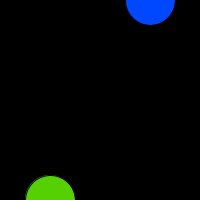
Frame 1 (no input)
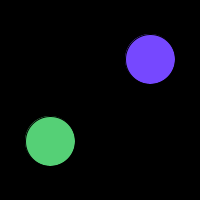
Frame 60 (the mouse pressed at the canvas centre just before this capture)
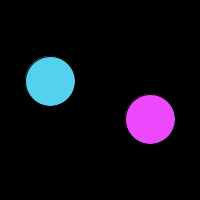
Frame 120 (the mouse held since frame 60 and released just before this capture)

The Processing sketch that drew these frames (run headless with seeded random() and noise(); from frame 60 on, the mouse is pressed at the canvas centre):

// Processing sketch: checkpoint_1f
// ── checkpoint_1f.pde
int yL, yR, x;

void setup () {
  size (200, 200);
  yL=200;
  yR=0;
  x=0;
}

void draw () {
  background (0);
  fill (85, 208, x);
  circle (50, yL, 50);
  fill (x, 72, 255);
  circle (150, yR, 50);
  yL=yL-1;
  yR=yR+1;
  x=x+2;
  if (yR>250) {
    yR=-50;
    x=0;
  }
  if (yL<-50) {
    yL=250;
  }
}
